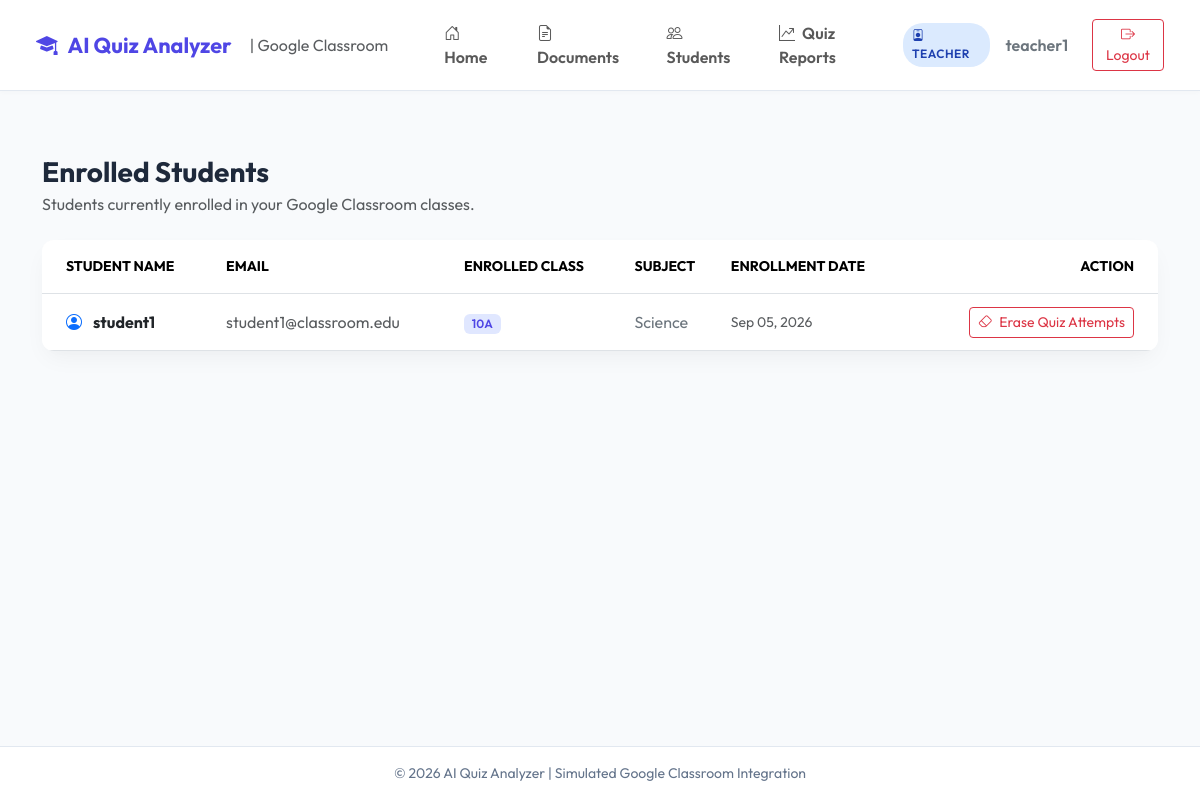
Screenshot of /teacher/students/ (signed in) with the database file from the repository.
### quiz_app/models.py (models this page shows, shortened)
class User(AbstractUser):
    ROLE_CHOICES = (
        ('TEACHER', 'Teacher'),
        ('STUDENT', 'Student'),
    )
    role = models.CharField(max_length=10, choices=ROLE_CHOICES, default='STUDENT')
    @property
    def is_teacher(self):
        return self.role == 'TEACHER'

class Enrollment(models.Model):
    student = models.ForeignKey(User, on_delete=models.CASCADE, related_name='enrollments')
    classroom = models.ForeignKey(ClassRoom, on_delete=models.CASCADE, related_name='enrollments')
    enrolled_at = models.DateTimeField(auto_now_add=True)
    class Meta:
        unique_together = ('student', 'classroom')

class ClassRoom(models.Model):
    name = models.CharField(max_length=100)
    code = models.CharField(max_length=20, unique=True)
    subject = models.CharField(max_length=100)
    teacher = models.ForeignKey(User, on_delete=models.CASCADE, related_name='classes_created')
    created_at = models.DateTimeField(auto_now_add=True)

### quiz_app/views.py (the view)
# urls.py: path('teacher/students/', views.teacher_student_list, name='teacher_student_list'),
@login_required
def teacher_student_list(request):
    if not request.user.is_teacher:
        return redirect('student_dashboard')
    enrollments = Enrollment.objects.filter(classroom__teacher=request.user).select_related('student', 'classroom')
    return render(request, 'teacher/student_list.html', {'enrollments': enrollments})

### templates/teacher/student_list.html (shortened to what this page needs)
{% extends 'base.html' %}
{% block content %}
<div class="container py-3">
    <div class="mb-4">
        <h3 class="fw-bold mb-1">Enrolled Students</h3>
        <p class="text-muted mb-0">Students currently enrolled in your Google Classroom classes.</p>
    </div>
    <div class="card card-custom border-0 p-0 overflow-hidden">
        <div class="table-responsive">
            <table class="table table-hover align-middle mb-0">
                <thead class="bg-light text-muted small text-uppercase">
                    <tr>
                        <th class="ps-4 py-3">Student Name</th>
                        <th class="py-3">Email</th>
                        <th class="py-3">Enrolled Class</th>
                        <th class="py-3">Subject</th>
                        <th class="py-3">Enrollment Date</th>
                        <th class="pe-4 py-3 text-end">Action</th>
                    </tr>
                </thead>
                <tbody>
                    {% for item in enrollments %}
                    <tr>
                        <td class="ps-4 py-3 fw-bold text-dark">
                            <i class="bi bi-person-circle me-2 text-primary"></i> {{ item.student.username }}
                        </td>
                        <td class="text-muted">{{ item.student.email|default:"student@classroom.edu" }}</td>
                        <td><span class="badge bg-indigo-subtle text-indigo fw-semibold" style="background:#e0e7ff; color:#4f46e5;">{{ item.classroom.name }}</span></td>
                        <td class="text-secondary">{{ item.classroom.subject }}</td>
                        <td class="text-muted small">{{ item.enrolled_at|date:"M d, Y" }}</td>
                        <td class="pe-4 text-end">
                            <form method="post" action="{% url 'clear_student_attempts_class' item.classroom.id item.student.id %}" class="d-inline" onsubmit="return confirm('Erase all quiz attempts for student {{ item.student.username }} in class {{ item.classroom.name }}?');">
                                <button type="submit" class="btn btn-sm btn-outline-danger" title="Erase All Quiz Attempts for this Student">
                                    <i class="bi bi-eraser me-1"></i> Erase Quiz Attempts
                                </button>
                            </form>
                        </td>
                    </tr>
                    {% empty %}
                    <tr>
                        <td colspan="6" class="text-center py-5 text-muted">No students enrolled yet.</td>
                    </tr>
                    {% endfor %}
                </tbody>
            </table>
        </div>
    </div>
</div>
{% endblock %}

### templates/base.html (shortened to what this page needs)
<!DOCTYPE html>
<html lang="en">
<head>
    <link href="https://cdn.jsdelivr.net/npm/bootstrap@5.3.2/dist/css/bootstrap.min.css" rel="stylesheet">
    <link rel="stylesheet" href="https://cdn.jsdelivr.net/npm/bootstrap-icons@1.11.1/font/bootstrap-icons.css">
</head>
<body>
    <nav class="navbar navbar-expand-lg navbar-classroom sticky-top">
        <div class="container-fluid">
            <a class="navbar-brand brand-logo" href="{% url 'dashboard' %}">
                <i class="bi bi-mortarboard-fill"></i> AI Quiz Analyzer
                <span class="fs-6 text-muted fw-normal ms-2 d-none d-md-inline">| Google Classroom</span>
            </a>
            <div class="collapse navbar-collapse" id="navbarNav">
                {% if user.is_authenticated %}
                <ul class="navbar-nav me-auto ms-lg-4 mb-2 mb-lg-0">
                    <li class="nav-item">
                        <a class="nav-link fw-semibold px-3" href="{% url 'dashboard' %}"><i class="bi bi-house-door me-1"></i> Home</a>
                    </li>
                    {% if user.is_teacher %}
                        <li class="nav-item">
                            <a class="nav-link fw-semibold px-3" href="{% url 'teacher_document_list' %}"><i class="bi bi-file-earmark-text me-1"></i> Documents</a>
                        </li>
                        <li class="nav-item">
                            <a class="nav-link fw-semibold px-3" href="{% url 'teacher_student_list' %}"><i class="bi bi-people me-1"></i> Students</a>
                        </li>
                        <li class="nav-item">
                            <a class="nav-link fw-semibold px-3" href="{% url 'teacher_reports' %}"><i class="bi bi-graph-up-arrow me-1"></i> Quiz Reports</a>
                        </li>
                    {% endif %}
                </ul>
                <div class="d-flex align-items-center gap-3">
                    <span class="badge-role {% if user.is_teacher %}badge-teacher{% else %}badge-student{% endif %}">
                        <i class="bi {% if user.is_teacher %}bi-person-badge{% else %}bi-backpack{% endif %} me-1"></i>
                        {{ user.get_role_display }}
                    </span>
                    <span class="fw-semibold text-secondary">{{ user.username }}</span>
                    <a href="{% url 'logout' %}" class="btn btn-outline-danger btn-sm ms-2">
                        <i class="bi bi-box-arrow-right"></i> Logout
                    </a>
                </div>
                {% endif %}
            </div>
        </div>
    </nav>
    <div class="content-container">
        {% block content %}{% endblock %}
    </div>
    <footer class="text-center">
        <div class="container">
            <p class="mb-0">&copy; 2026 AI Quiz Analyzer | Simulated Google Classroom Integration</p>
        </div>
    </footer>
</body>
</html>

### templates/base.html (style rules this page uses)
:root { --primary-purple: #4f46e5; --primary-hover: #4338ca; --secondary-purple: #818cf8; --accent-purple: #e0e7ff; --bg-light: #f8fafc; --card-shadow: 0 10px 25px -5px rgba(0, 0, 0, 0.05), 0 8px 10px -6px rgba(0, 0, 0, 0.01); }
body { font-family: 'Outfit', sans-serif; background-color: var(--bg-light); color: #1e293b; min-height: 100vh; display: flex; flex-direction: column; }
.navbar-classroom { background: #ffffff; border-bottom: 1px solid #e2e8f0; box-shadow: 0 2px 4px rgba(0,0,0,0.02); padding: 0.8rem 1.5rem; }
.brand-logo { font-weight: 700; color: var(--primary-purple); font-size: 1.35rem; display: flex; align-items: center; gap: 10px; }
.badge-role { font-size: 0.75rem; font-weight: 600; padding: 0.35em 0.75em; border-radius: 20px; text-transform: uppercase; letter-spacing: 0.5px; }
.badge-teacher { background-color: #dbeafe; color: #1e40af; }
.card-custom { border: 1px solid #e2e8f0; border-radius: 12px; background: #ffffff; box-shadow: var(--card-shadow); transition: transform 0.2s, box-shadow 0.2s; }
.content-container { flex: 1; padding: 2rem 0; }
footer { background: #ffffff; border-top: 1px solid #e2e8f0; padding: 1rem 0; font-size: 0.875rem; color: #64748b; }

### rows the page displays
User: role "TEACHER", username "teacher1"
Enrollment: student.username "student1", student.email "student1@classroom.edu", classroom.name "10A", classroom.subject "Science", enrolled_at "Sep 05, 2026"
